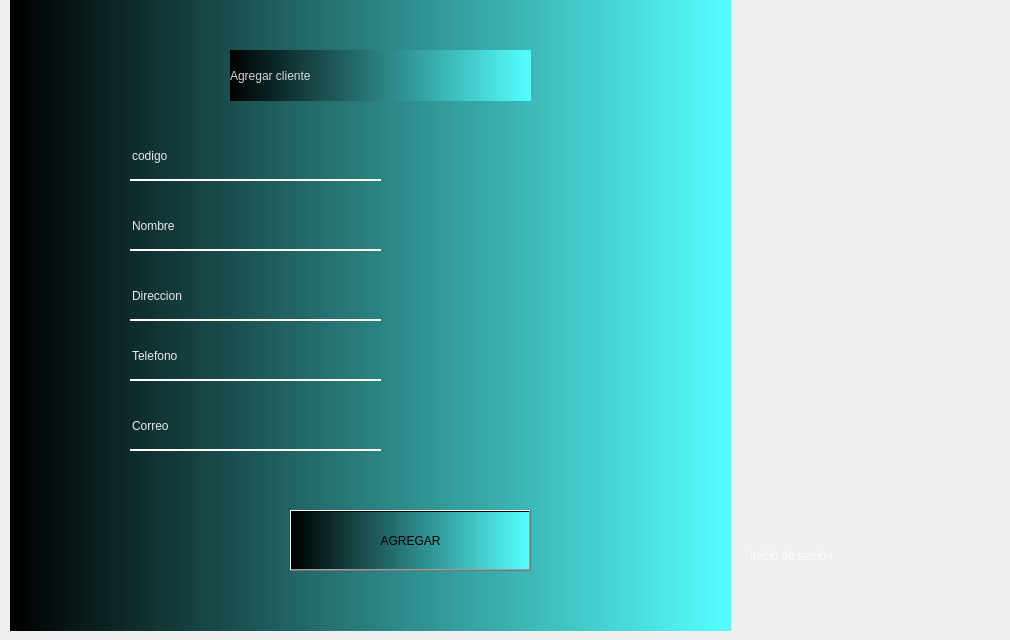
    <widget class="QWidget" name="tab_8">
     <attribute name="title">
      <string>home</string>
     </attribute>
     <widget class="QLabel" name="label_8">
      <property name="geometry">
       <rect>
        <x>750</x>
        <y>530</y>
        <width>251</width>
        <height>51</height>
       </rect>
      </property>
      <property name="styleSheet">
       <string notr="true">color:rgba(255,255,255,210);
font: 75 20pt &quot;Rockwell&quot;;

</string>
      </property>
      <property name="text">
       <string>Inicio de sesion</string>
      </property>
     </widget>
     <widget class="QWidget" name="widget_2" native="true">
      <property name="geometry">
       <rect>
        <x>10</x>
        <y>0</y>
        <width>721</width>
        <height>631</height>
       </rect>
      </property>
      <property name="styleSheet">
       <string notr="true">background-color: rgb(85, 255, 255);
background-color: qlineargradient(spread:pad, x1:0, y1:0, x2:1, y2:0, stop:0 rgba(0, 0, 0, 255), stop:1 rgba(85, 255, 255));</string>
      </property>
      <widget class="QPushButton" name="pushButton_4">
       <property name="geometry">
        <rect>
         <x>280</x>
         <y>510</y>
         <width>241</width>
         <height>61</height>
        </rect>
       </property>
       <property name="styleSheet">
        <string notr="true">color:rgba(255,255,255,210);
background-color: rgba(0, 20, 80, 1);
font: 75 20pt &quot;Rockwell&quot;;
border-radus: 50%;
QPushButton #pushButton {
background-color: qlineargradient(spread:pad, x1:0, y1:0.505682, x2:1, y2:0.477, stop:0 rgba(20, 47, 78, 219), stop:1 rgba(85, 98, 112, 226));
color:rgba(255,255,255,210);
border-radus:5px;
}



</string>
       </property>
       <property name="text">
        <string>AGREGAR</string>
       </property>
      </widget>
      <widget class="QLineEdit" name="lineEdit_7">
       <property name="geometry">
        <rect>
         <x>120</x>
         <y>210</y>
         <width>251</width>
         <height>41</height>
        </rect>
       </property>
       <property name="styleSheet">
        <string notr="true">background-color:rgba(0, 0, 0, 0);
font: italic 10pt &quot;MS Sans Serif&quot;;
border:none;
border-bottom:2px solid #ffffff;
color:rgba(255,255,255,230);
padding-bottom:7px;</string>
       </property>
       <property name="text">
        <string>Nombre</string>
       </property>
      </widget>
      <widget class="QLineEdit" name="lineEdit_8">
       <property name="geometry">
        <rect>
         <x>120</x>
         <y>140</y>
         <width>251</width>
         <height>41</height>
        </rect>
       </property>
       <property name="styleSheet">
        <string notr="true">background-color:rgba(0, 0, 0, 0);
font: italic 10pt &quot;MS Sans Serif&quot;;
border:none;
border-bottom:2px solid #ffffff;
color:rgba(255,255,255,230);
padding-bottom:7px;</string>
       </property>
       <property name="text">
        <string>codigo</string>
       </property>
      </widget>
      <widget class="QLabel" name="label_10">
       <property name="geometry">
        <rect>
         <x>220</x>
         <y>50</y>
         <width>301</width>
         <height>51</height>
        </rect>
       </property>
       <property name="styleSheet">
        <string notr="true">color:rgba(255,255,255,210);
font: 75 20pt &quot;Rockwell&quot;;

</string>
       </property>
       <property name="text">
        <string>Agregar cliente</string>
       </property>
      </widget>
      <widget class="QLineEdit" name="lineEdit_9">
       <property name="geometry">
        <rect>
         <x>120</x>
         <y>280</y>
         <width>251</width>
         <height>41</height>
        </rect>
       </property>
       <property name="styleSheet">
        <string notr="true">background-color:rgba(0, 0, 0, 0);
font: italic 10pt &quot;MS Sans Serif&quot;;
border:none;
border-bottom:2px solid #ffffff;
color:rgba(255,255,255,230);
padding-bottom:7px;</string>
       </property>
       <property name="text">
        <string>Direccion</string>
       </property>
      </widget>
      <widget class="QLineEdit" name="lineEdit_10">
       <property name="geometry">
        <rect>
         <x>120</x>
         <y>340</y>
         <width>251</width>
         <height>41</height>
        </rect>
       </property>
       <property name="styleSheet">
        <string notr="true">background-color:rgba(0, 0, 0, 0);
font: italic 10pt &quot;MS Sans Serif&quot;;
border:none;
border-bottom:2px solid #ffffff;
color:rgba(255,255,255,230);
padding-bottom:7px;</string>
       </property>
       <property name="text">
        <string>Telefono</string>
       </property>
      </widget>
      <widget class="QLineEdit" name="lineEdit_11">
       <property name="geometry">
        <rect>
         <x>120</x>
         <y>410</y>
         <width>251</width>
         <height>41</height>
        </rect>
       </property>
       <property name="styleSheet">
        <string notr="true">background-color:rgba(0, 0, 0, 0);
font: italic 10pt &quot;MS Sans Serif&quot;;
border:none;
border-bottom:2px solid #ffffff;
color:rgba(255,255,255,230);
padding-bottom:7px;</string>
       </property>
       <property name="text">
        <string>Correo</string>
       </property>
      </widget>
     </widget>
    </widget>
